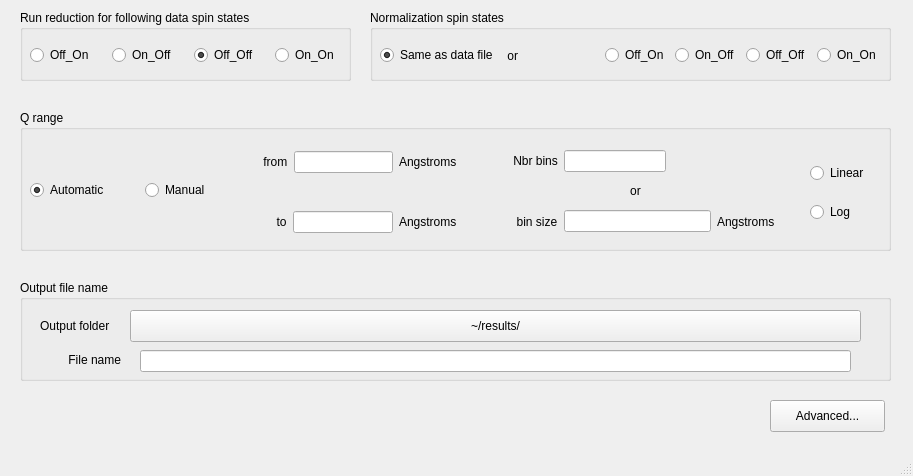
<?xml version="1.0" encoding="UTF-8"?>
<ui version="4.0">
 <class>DataRefl</class>
 <widget class="QMainWindow" name="DataRefl">
  <property name="enabled">
   <bool>true</bool>
  </property>
  <property name="geometry">
   <rect>
    <x>0</x>
    <y>0</y>
    <width>913</width>
    <height>476</height>
   </rect>
  </property>
  <property name="windowTitle">
   <string>MainWindow</string>
  </property>
  <widget class="QWidget" name="centralwidget">
   <widget class="QGroupBox" name="groupBox">
    <property name="geometry">
     <rect>
      <x>20</x>
      <y>10</y>
      <width>331</width>
      <height>71</height>
     </rect>
    </property>
    <property name="title">
     <string>Run reduction for following data spin states</string>
    </property>
    <widget class="QWidget" name="horizontalLayoutWidget">
     <property name="geometry">
      <rect>
       <x>10</x>
       <y>30</y>
       <width>321</width>
       <height>31</height>
      </rect>
     </property>
     <layout class="QHBoxLayout" name="horizontalLayout">
      <item>
       <widget class="QRadioButton" name="radioButton_2">
        <property name="text">
         <string>Off_On</string>
        </property>
        <property name="checked">
         <bool>false</bool>
        </property>
       </widget>
      </item>
      <item>
       <widget class="QRadioButton" name="radioButton_3">
        <property name="text">
         <string>On_Off</string>
        </property>
       </widget>
      </item>
      <item>
       <widget class="QRadioButton" name="radioButton">
        <property name="text">
         <string>Off_Off</string>
        </property>
        <property name="checked">
         <bool>true</bool>
        </property>
       </widget>
      </item>
      <item>
       <widget class="QRadioButton" name="radioButton_4">
        <property name="text">
         <string>On_On</string>
        </property>
       </widget>
      </item>
     </layout>
    </widget>
   </widget>
   <widget class="QGroupBox" name="groupBox_2">
    <property name="geometry">
     <rect>
      <x>370</x>
      <y>10</y>
      <width>521</width>
      <height>71</height>
     </rect>
    </property>
    <property name="title">
     <string>Normalization spin states</string>
    </property>
    <widget class="QWidget" name="horizontalLayoutWidget_3">
     <property name="geometry">
      <rect>
       <x>10</x>
       <y>30</y>
       <width>501</width>
       <height>31</height>
      </rect>
     </property>
     <layout class="QHBoxLayout" name="horizontalLayout_3">
      <item>
       <widget class="QRadioButton" name="radioButton_9">
        <property name="text">
         <string>Same as data file</string>
        </property>
        <property name="checked">
         <bool>true</bool>
        </property>
       </widget>
      </item>
      <item>
       <widget class="QLabel" name="label">
        <property name="text">
         <string> or </string>
        </property>
       </widget>
      </item>
      <item>
       <layout class="QHBoxLayout" name="horizontalLayout_2">
        <item>
         <widget class="QRadioButton" name="radioButton_5">
          <property name="text">
           <string>Off_On</string>
          </property>
         </widget>
        </item>
        <item>
         <widget class="QRadioButton" name="radioButton_6">
          <property name="text">
           <string>On_Off</string>
          </property>
         </widget>
        </item>
        <item>
         <widget class="QRadioButton" name="radioButton_7">
          <property name="text">
           <string>Off_Off</string>
          </property>
         </widget>
        </item>
        <item>
         <widget class="QRadioButton" name="radioButton_8">
          <property name="text">
           <string>On_On</string>
          </property>
         </widget>
        </item>
       </layout>
      </item>
     </layout>
    </widget>
   </widget>
   <widget class="QPushButton" name="pushButton_2">
    <property name="geometry">
     <rect>
      <x>770</x>
      <y>400</y>
      <width>115</width>
      <height>32</height>
     </rect>
    </property>
    <property name="text">
     <string>Advanced...</string>
    </property>
   </widget>
   <widget class="QGroupBox" name="groupBox_4">
    <property name="geometry">
     <rect>
      <x>20</x>
      <y>110</y>
      <width>871</width>
      <height>141</height>
     </rect>
    </property>
    <property name="title">
     <string>Q range</string>
    </property>
    <widget class="QWidget" name="horizontalLayoutWidget_4">
     <property name="geometry">
      <rect>
       <x>10</x>
       <y>40</y>
       <width>211</width>
       <height>81</height>
      </rect>
     </property>
     <layout class="QHBoxLayout" name="horizontalLayout_4">
      <item>
       <widget class="QRadioButton" name="radioButton_10">
        <property name="text">
         <string>Automatic         </string>
        </property>
        <property name="checked">
         <bool>true</bool>
        </property>
       </widget>
      </item>
      <item>
       <widget class="QRadioButton" name="radioButton_11">
        <property name="text">
         <string>Manual</string>
        </property>
       </widget>
      </item>
     </layout>
    </widget>
    <widget class="QWidget" name="widget" native="true">
     <property name="enabled">
      <bool>true</bool>
     </property>
     <property name="geometry">
      <rect>
       <x>220</x>
       <y>30</y>
       <width>861</width>
       <height>101</height>
      </rect>
     </property>
     <widget class="QWidget" name="layoutWidget">
      <property name="geometry">
       <rect>
        <x>10</x>
        <y>10</y>
        <width>207</width>
        <height>84</height>
       </rect>
      </property>
      <layout class="QVBoxLayout" name="verticalLayout_5">
       <item>
        <layout class="QHBoxLayout" name="horizontalLayout_12">
         <item>
          <widget class="QLabel" name="label_4">
           <property name="enabled">
            <bool>true</bool>
           </property>
           <property name="text">
            <string>    from</string>
           </property>
          </widget>
         </item>
         <item>
          <widget class="QLineEdit" name="lineEdit_2">
           <property name="enabled">
            <bool>true</bool>
           </property>
          </widget>
         </item>
         <item>
          <widget class="QLabel" name="label_8">
           <property name="enabled">
            <bool>true</bool>
           </property>
           <property name="text">
            <string>Angstroms</string>
           </property>
          </widget>
         </item>
        </layout>
       </item>
       <item>
        <widget class="QLabel" name="label_13">
         <property name="text">
          <string/>
         </property>
         <property name="alignment">
          <set>Qt::AlignCenter</set>
         </property>
        </widget>
       </item>
       <item>
        <layout class="QHBoxLayout" name="horizontalLayout_13">
         <item>
          <widget class="QLabel" name="label_14">
           <property name="text">
            <string>        to</string>
           </property>
          </widget>
         </item>
         <item>
          <widget class="QLineEdit" name="lineEdit_7"/>
         </item>
         <item>
          <widget class="QLabel" name="label_15">
           <property name="text">
            <string>Angstroms</string>
           </property>
          </widget>
         </item>
        </layout>
       </item>
      </layout>
     </widget>
     <widget class="QWidget" name="layoutWidget">
      <property name="geometry">
       <rect>
        <x>230</x>
        <y>10</y>
        <width>331</width>
        <height>84</height>
       </rect>
      </property>
      <layout class="QVBoxLayout" name="verticalLayout_6">
       <item>
        <layout class="QHBoxLayout" name="horizontalLayout_14">
         <item>
          <widget class="QLabel" name="label_16">
           <property name="enabled">
            <bool>true</bool>
           </property>
           <property name="text">
            <string>             Nbr bins</string>
           </property>
          </widget>
         </item>
         <item>
          <widget class="QLineEdit" name="lineEdit_8">
           <property name="enabled">
            <bool>true</bool>
           </property>
          </widget>
         </item>
         <item>
          <spacer name="horizontalSpacer_2">
           <property name="orientation">
            <enum>Qt::Horizontal</enum>
           </property>
           <property name="sizeHint" stdset="0">
            <size>
             <width>140</width>
             <height>20</height>
            </size>
           </property>
          </spacer>
         </item>
        </layout>
       </item>
       <item>
        <widget class="QLabel" name="label_17">
         <property name="enabled">
          <bool>true</bool>
         </property>
         <property name="text">
          <string>or</string>
         </property>
         <property name="alignment">
          <set>Qt::AlignCenter</set>
         </property>
        </widget>
       </item>
       <item>
        <layout class="QHBoxLayout" name="horizontalLayout_15">
         <item>
          <widget class="QLabel" name="label_18">
           <property name="enabled">
            <bool>true</bool>
           </property>
           <property name="text">
            <string>              bin size</string>
           </property>
          </widget>
         </item>
         <item>
          <widget class="QLineEdit" name="lineEdit_4">
           <property name="enabled">
            <bool>true</bool>
           </property>
          </widget>
         </item>
         <item>
          <widget class="QLabel" name="label_19">
           <property name="enabled">
            <bool>true</bool>
           </property>
           <property name="text">
            <string>Angstroms        </string>
           </property>
          </widget>
         </item>
        </layout>
       </item>
      </layout>
     </widget>
     <widget class="QWidget" name="verticalLayoutWidget_4">
      <property name="geometry">
       <rect>
        <x>570</x>
        <y>10</y>
        <width>66</width>
        <height>86</height>
       </rect>
      </property>
      <layout class="QVBoxLayout" name="verticalLayout_7">
       <item>
        <widget class="QRadioButton" name="radioButton_14">
         <property name="text">
          <string>Linear</string>
         </property>
        </widget>
       </item>
       <item>
        <widget class="QRadioButton" name="radioButton_15">
         <property name="text">
          <string>Log</string>
         </property>
        </widget>
       </item>
      </layout>
     </widget>
    </widget>
   </widget>
   <widget class="QGroupBox" name="groupBox_5">
    <property name="geometry">
     <rect>
      <x>20</x>
      <y>280</y>
      <width>871</width>
      <height>101</height>
     </rect>
    </property>
    <property name="title">
     <string>Output file name</string>
    </property>
    <widget class="QLabel" name="label_2">
     <property name="geometry">
      <rect>
       <x>20</x>
       <y>30</y>
       <width>101</width>
       <height>31</height>
      </rect>
     </property>
     <property name="maximumSize">
      <size>
       <width>270</width>
       <height>16777215</height>
      </size>
     </property>
     <property name="text">
      <string>Output folder</string>
     </property>
     <property name="alignment">
      <set>Qt::AlignLeading|Qt::AlignLeft|Qt::AlignVCenter</set>
     </property>
    </widget>
    <widget class="QPushButton" name="pushButton">
     <property name="enabled">
      <bool>true</bool>
     </property>
     <property name="geometry">
      <rect>
       <x>110</x>
       <y>30</y>
       <width>731</width>
       <height>32</height>
      </rect>
     </property>
     <property name="text">
      <string>~/results/</string>
     </property>
    </widget>
    <widget class="QLabel" name="label_3">
     <property name="geometry">
      <rect>
       <x>10</x>
       <y>70</y>
       <width>91</width>
       <height>20</height>
      </rect>
     </property>
     <property name="maximumSize">
      <size>
       <width>270</width>
       <height>16777215</height>
      </size>
     </property>
     <property name="text">
      <string>File name</string>
     </property>
     <property name="alignment">
      <set>Qt::AlignRight|Qt::AlignTrailing|Qt::AlignVCenter</set>
     </property>
    </widget>
    <widget class="QLineEdit" name="lineEdit">
     <property name="geometry">
      <rect>
       <x>120</x>
       <y>70</y>
       <width>711</width>
       <height>22</height>
      </rect>
     </property>
    </widget>
   </widget>
  </widget>
  <widget class="QMenuBar" name="menubar">
   <property name="geometry">
    <rect>
     <x>0</x>
     <y>0</y>
     <width>913</width>
     <height>22</height>
    </rect>
   </property>
  </widget>
  <widget class="QStatusBar" name="statusbar"/>
 </widget>
 <resources/>
 <connections/>
</ui>
